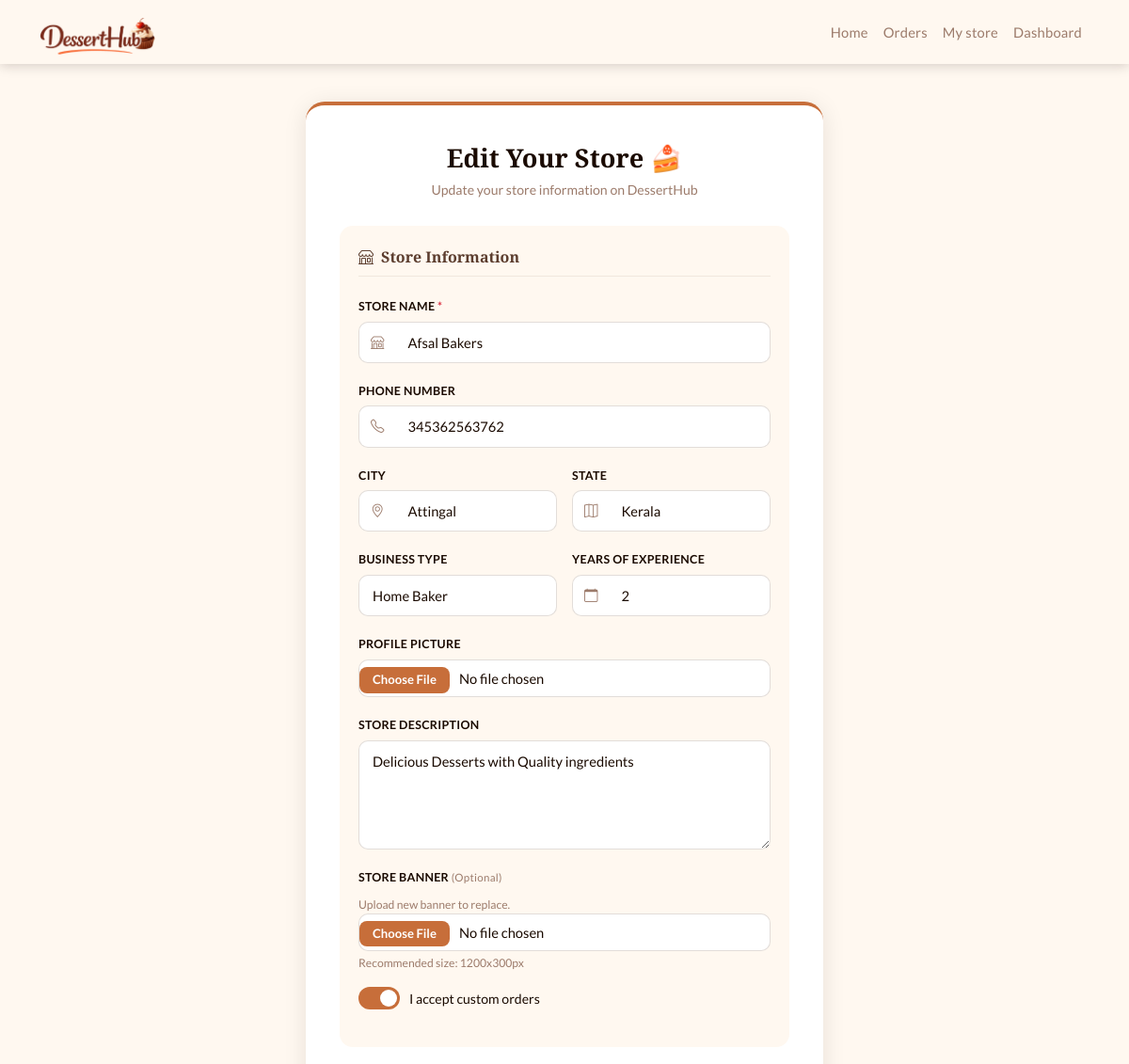
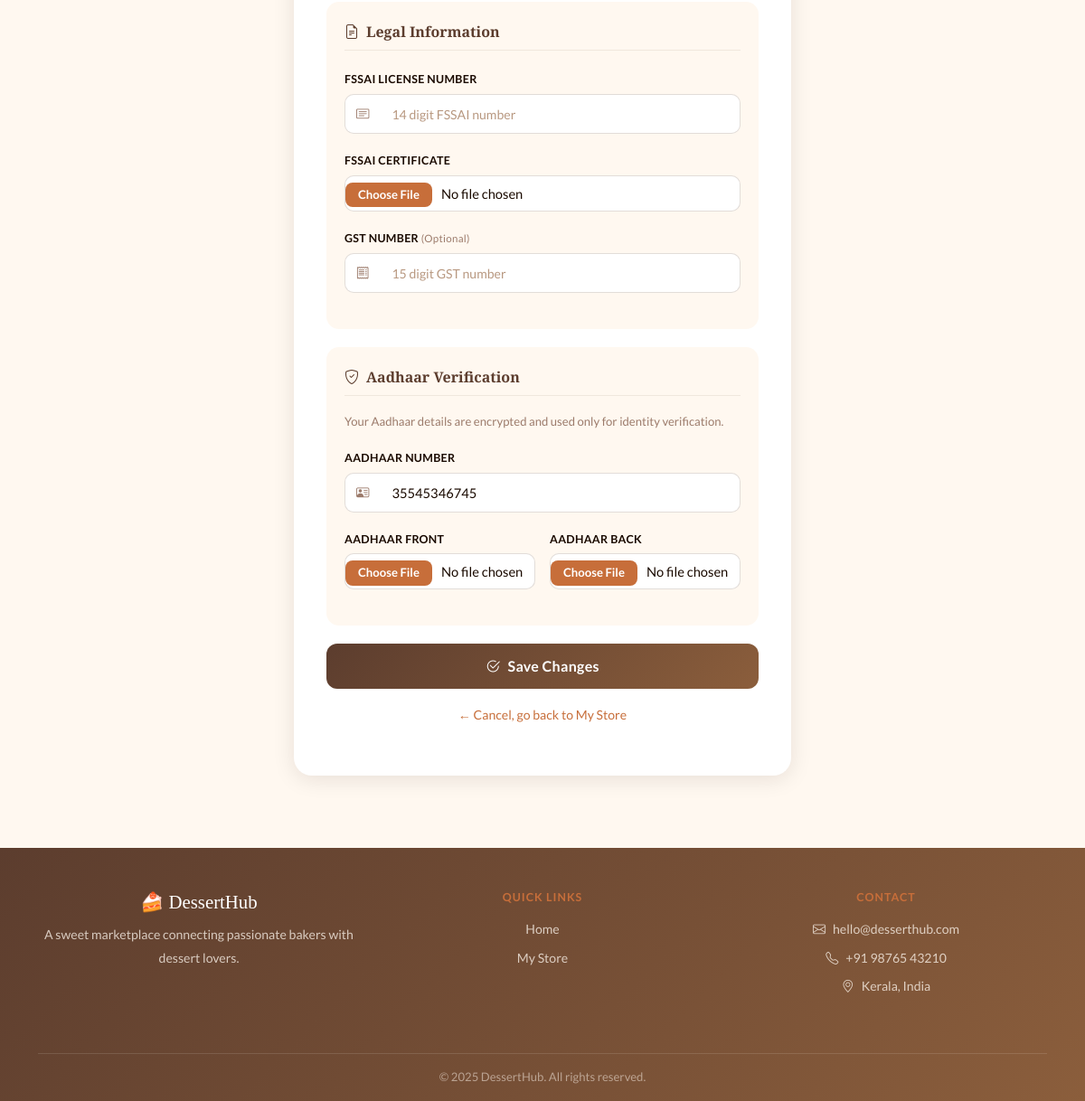
The page /edit-store/ (signed in) on the database its author committed (2 pictures, top to bottom).
### accounts/models.py (models this page shows, shortened)
class BakerProfile(models.Model):
    user = models.OneToOneField(User, on_delete=models.CASCADE, related_name='baker_profile')
    store_name= models.CharField(max_length=100,null=True, blank=True)
    description = models.TextField(null=True, blank=True)
    banner = models.ImageField(upload_to='banners/', null=True, blank=True)
    phone = models.CharField(max_length=15, null=True, blank=True)
    city = models.CharField(max_length=100, null=True, blank=True)
    state = models.CharField(max_length=100, null=True, blank=True)
    profile_pic = models.ImageField(upload_to='baker_profiles/', null=True, blank=True)
    business_type = models.CharField(max_length=20, choices=BUSINESS_TYPE_CHOICES, null=True, blank=True)
    accepts_custom_orders = models.BooleanField(default=False)
    fssai_number = models.CharField(max_length=20, null=True, blank=True)
    fssai_document = models.ImageField(upload_to='documents/fssai/', null=True, blank=True)
    gst_number = models.CharField(max_length=20, null=True, blank=True)
    years_of_experience = models.PositiveIntegerField(null=True, blank=True)
    aadhaar_number = models.CharField(max_length=12, null=True, blank=True)
    aadhaar_image_front = models.ImageField(upload_to='documents/aadhaar/', null=True, blank=True)
    aadhaar_image_back = models.ImageField(upload_to='documents/aadhaar/', null=True, blank=True)
    aadhaar_verified = models.BooleanField(default=False)
    is_verified = models.BooleanField(default=False)  # admin manually verifies
    created_at = models.DateTimeField(auto_now_add=True)

### store/views.py (the view)
# urls.py: path('edit-store/', views.editstorefn, name='edit_store'),
@login_required(login_url='/login')
def editstorefn(request):
    baker = get_object_or_404(BakerProfile, user=request.user)
    if request.method == 'POST':
        form = BecomeBakerForm(request.POST,request.FILES, instance=baker)
        if form.is_valid():
            form.save()
            messages.success(request, 'Store details updated successfully!')
            return redirect ( f'/my-store/{baker.id}/')
        else:
            messages.error(request, 'Complete the form with valid details')
            return render(request, 'store/edit_store.html', {'form': form ,'baker': baker })
    else:
        form = BecomeBakerForm(instance=baker)
        return render(request, 'store/edit_store.html', {'form': form ,'baker': baker })

### accounts/forms.py
class BecomeBakerForm(forms.ModelForm):
    class Meta:
        model = BakerProfile
        fields = [
            'store_name',
            'description',
            'banner',
            'phone',
            'city',
            'state',
            'profile_pic',
            'business_type',
            'years_of_experience',
            'accepts_custom_orders',
            'fssai_number',
            'fssai_document',
            'gst_number',
            'aadhaar_number',
            'aadhaar_image_front',
            'aadhaar_image_back',
        ]
    def __init__(self,*args,**kwargs):
        super().__init__(*args, **kwargs)
        required_fields = ['store_name', 'description', 'banner', 'phone','city','state', 'business_type','aadhaar_number', ]
        for field in required_fields:
                self.fields[field].required=True

### store/templates/store/edit_store.html (shortened to what this page needs)
{% extends 'base.html' %}
{% load static %}
{% block style %}
    <link rel="stylesheet" href="{% static 'css/accounts/become_baker.css' %}">
{% endblock %}
{% block content %}
<div class="become-wrapper">
    <div class="become-card">
        <div class="become-header">
            <h2 class="become-title">Edit Your Store 🍰</h2>
            <p class="become-subtitle">Update your store information on DessertHub</p>
        </div>
        <form method="POST" enctype="multipart/form-data">
            <div class="form-section">
                <h5 class="section-heading">
                    <i class="bi bi-shop me-2"></i>Store Information
                </h5>
                <div class="mb-3">
                    <label class="form-label auth-label">Store Name <span class="text-danger">*</span></label>
                    <div class="input-group">
                        <span class="input-group-text auth-input-icon"><i class="bi bi-shop"></i></span>
                        <input type="text" name="store_name" class="form-control auth-input"
                               placeholder="e.g. Ammu's Bakery"
                               value="{{ baker.store_name }}" required>
                    </div>
                </div>
                <div class="mb-3">
                    <label class="form-label auth-label">Phone Number</label>
                    <div class="input-group">
                        <span class="input-group-text auth-input-icon"><i class="bi bi-telephone"></i></span>
                        <input type="text" name="phone" class="form-control auth-input"
                               placeholder="e.g. 9876543210"
                               value="{{ baker.phone|default:'' }}">
                    </div>
                </div>
                <div class="row g-3 mb-3">
                    <div class="col-md-6">
                        <label class="form-label auth-label">City</label>
                        <div class="input-group">
                            <span class="input-group-text auth-input-icon"><i class="bi bi-geo-alt"></i></span>
                            <input type="text" name="city" class="form-control auth-input"
                                   placeholder="e.g. Kochi"
                                   value="{{ baker.city|default:'' }}">
                        </div>
                    </div>
                    <div class="col-md-6">
                        <label class="form-label auth-label">State</label>
                        <div class="input-group">
                            <span class="input-group-text auth-input-icon"><i class="bi bi-map"></i></span>
                            <input type="text" name="state" class="form-control auth-input"
                                   placeholder="e.g. Kerala"
                                   value="{{ baker.state|default:'' }}">
                        </div>
                    </div>
                </div>
                <div class="row g-3 mb-3">
                    <div class="col-md-6">
                        <label class="form-label auth-label">Business Type</label>
                        <select name="business_type" class="form-select auth-input">
                            <option value="home_baker" {% if baker.business_type == 'home_baker' %}selected{% endif %}>Home Baker</option>
                        </select>
                    </div>
                    <div class="col-md-6">
                        <label class="form-label auth-label">Years of Experience</label>
                        <div class="input-group">
                            <span class="input-group-text auth-input-icon"><i class="bi bi-calendar"></i></span>
                            <input type="number" name="years_of_experience" class="form-control auth-input"
                                   placeholder="e.g. 3" min="0" max="50"
                                   value="{{ baker.years_of_experience|default:'' }}">
                        </div>
                    </div>
                </div>
                <div class="mb-3">
                    <label class="form-label auth-label">Profile Picture</label>
                    <input type="file" name="profile_pic" class="form-control auth-input" accept="image/*">
                </div>
                <div class="mb-3">
                    <label class="form-label auth-label">Store Description</label>
                    <textarea name="description" class="form-control auth-input"
                              rows="4"
                              placeholder="Tell customers about your store...">{{ baker.description|default:'' }}</textarea>
                </div>
                <div class="mb-3">
                    <label class="form-label auth-label">Store Banner <span class="optional-tag">(Optional)</span></label>
                    {% if baker.banner %}
                        <div class="current-file">
                            <small class="hint-text"> Upload new banner to replace.</small>
                        </div>
                    {% endif %}
                    <input type="file" name="banner" class="form-control auth-input" accept="image/*">
                    <small class="hint-text">Recommended size: 1200x300px</small>
                </div>
                <div class="mb-3">
                    <div class="custom-toggle">
                        <label for="customOrders" class="toggle-label">
                            <span class="toggle-switch"></span>
                            I accept custom orders
                        </label>
                    </div>
                </div>
            </div>
            <div class="form-section">
                <h5 class="section-heading">
                    <i class="bi bi-file-earmark-text me-2"></i>Legal Information
                </h5>
                <div class="mb-3">
                    <label class="form-label auth-label">FSSAI License Number</label>
                    <div class="input-group">
                        <span class="input-group-text auth-input-icon"><i class="bi bi-card-text"></i></span>
                        <input type="text" name="fssai_number" class="form-control auth-input"
                               placeholder="14 digit FSSAI number"
                               value="{{ baker.fssai_number|default:'' }}">
                    </div>
                </div>
                <div class="mb-3">
                    <label class="form-label auth-label">FSSAI Certificate</label>
                    <input type="file" name="fssai_document" class="form-control auth-input" accept="image/*,.pdf">
                </div>
                <div class="mb-3">
                    <label class="form-label auth-label">GST Number <span class="optional-tag">(Optional)</span></label>
                    <div class="input-group">
                        <span class="input-group-text auth-input-icon"><i class="bi bi-receipt"></i></span>
                        <input type="text" name="gst_number" class="form-control auth-input"
                               placeholder="15 digit GST number"
                               value="{{ baker.gst_number|default:'' }}">
                    </div>
                </div>
            </div>
            <div class="form-section">
                <h5 class="section-heading">
                    <i class="bi bi-shield-check me-2"></i>Aadhaar Verification
                </h5>
                <p class="section-desc">Your Aadhaar details are encrypted and used only for identity verification.</p>
                <div class="mb-3">
                    <label class="form-label auth-label">Aadhaar Number</label>
                    <div class="input-group">
                        <span class="input-group-text auth-input-icon"><i class="bi bi-person-vcard"></i></span>
                        <input type="text" name="aadhaar_number" class="form-control auth-input"
                               placeholder="12 digit Aadhaar number"
                               maxlength="12"
                               value="{{ baker.aadhaar_number|default:'' }}">
                    </div>
                </div>
                <div class="row g-3 mb-3">
                    <div class="col-md-6">
                        <label class="form-label auth-label">Aadhaar Front</label>
                        <input type="file" name="aadhaar_front" class="form-control auth-input" accept="image/*">
                    </div>
                    <div class="col-md-6">
                        <label class="form-label auth-label">Aadhaar Back</label>
                        <input type="file" name="aadhaar_back" class="form-control auth-input" accept="image/*">
                    </div>
                </div>
            </div>
            <button type="submit" class="auth-btn w-100">
                <i class="bi bi-check2-circle me-2"></i>Save Changes
            </button>
        </form>
        <p class="text-center mt-3">
            <a href="/my-store/{{ request.user.baker_profile.id }}/" class="auth-link">
                ← Cancel, go back to My Store
            </a>
        </p>
    </div>
</div>
{% endblock %}

### static/css/base.css (style rules this page uses)
:root { --primary: #5C3D2E; --secondary: #FFF8F0; --accent: #c76e3a; --dark: #1A0A00; --bg: #FFF8F0; --muted: #9C7B6B; --card-bg: #FFFFFF; --card-shadow: 0 4px 20px rgba(92, 61, 46, 0.10); --grad: linear-gradient(135deg, #5C3D2E 0%, #8B5E3C 100%); }
* { margin: 0; padding: 0; box-sizing: border-box; }
body { background-color: var(--bg); font-family: 'Lato', sans-serif; color: var(--dark); min-height: 100vh; display: flex; flex-direction: column; }

### static/css/accounts/become_baker.css (style rules this page uses)
.become-wrapper { min-height: 80vh; display: flex; align-items: flex-start; justify-content: center; padding: 40px 16px; }
.become-card { background: #ffffff; border-radius: 20px; padding: 40px 36px; box-shadow: 0 4px 24px rgba(30,10,0,0.10); width: 100%; max-width: 550px; border-top: 4px solid var(--accent); }
.become-header { text-align: center; margin-bottom: 28px; }
.become-title { font-family: 'Playfair Display', serif; font-size: 1.7rem; font-weight: 700; color: var(--dark); margin-bottom: 6px; }
.become-subtitle { font-size: 0.88rem; color: var(--muted); }
.form-section { background: var(--secondary); border-radius: 14px; padding: 24px 20px; margin-bottom: 20px; }
.section-heading { font-family: 'Playfair Display', serif; font-size: 1rem; font-weight: 700; color: var(--primary); margin-bottom: 18px; padding-bottom: 10px; border-bottom: 1px solid rgba(62,28,0,0.08); }
.section-desc { font-size: 0.82rem; color: var(--muted); margin-bottom: 16px; line-height: 1.6; }
.auth-label { font-size: 0.78rem; font-weight: 600; color: var(--dark); margin-bottom: 6px; letter-spacing: 0.3px; text-transform: uppercase; }
.optional-tag { font-size: 0.72rem; color: var(--muted); font-weight: 400; text-transform: none; }
.auth-input { background: #ffffff; border: 1px solid rgba(62,28,0,0.15); border-radius: 10px; padding: 10px 14px; font-size: 0.92rem; color: var(--dark); transition: border-color 0.2s, box-shadow 0.2s; }
.auth-input::placeholder { color: #b89880; font-size: 0.88rem; }
.form-select.auth-input { cursor: pointer; }
.auth-input-icon { background: #ffffff; border: 1px solid rgba(62,28,0,0.15); border-right: none; border-radius: 10px 0 0 10px; color: var(--muted); font-size: 0.9rem; padding: 10px 12px; }
.input-group .auth-input { border-left: none; border-radius: 0 10px 10px 0; }
textarea.auth-input { resize: vertical; min-height: 100px; line-height: 1.6; }
input[type="file"].auth-input { padding: 8px 12px; cursor: pointer; }
.hint-text { font-size: 0.76rem; color: var(--muted); margin-top: 4px; display: block; }
.custom-toggle { display: flex; align-items: center; }
.toggle-label { display: flex; align-items: center; gap: 10px; cursor: pointer; font-size: 0.88rem; color: var(--dark); font-weight: 500; }
.toggle-switch { width: 44px; height: 24px; background: #d4c4b8; border-radius: 12px; position: relative; transition: background-color 0.2s; flex-shrink: 0; }
.toggle-switch::after { content: ''; position: absolute; width: 18px; height: 18px; background: #ffffff; border-radius: 50%; top: 3px; left: 3px; transition: left 0.2s; }
.toggle-input:checked + .toggle-label .toggle-switch { background: var(--accent); }
.toggle-input:checked + .toggle-label .toggle-switch::after { left: 23px; }
.auth-btn { display: block; width: 100%; background: var(--grad); color: #ffffff; font-size: 1rem; font-weight: 600; padding: 13px; border-radius: 12px; border: none; cursor: pointer; transition: opacity 0.2s, transform 0.15s; letter-spacing: 0.3px; }
.auth-link { color: var(--accent); font-size: 0.88rem; font-weight: 500; text-decoration: none; transition: color 0.2s; }

### rows shown on the page
BakerProfile: store_name "Afsal Bakers", phone "345362563762", city "Attingal", state "Kerala", business_type "Home Baker", years_of_experience "2", description "Delicious Desserts with Quality ingredients", aadhaar_number "35545346745"
